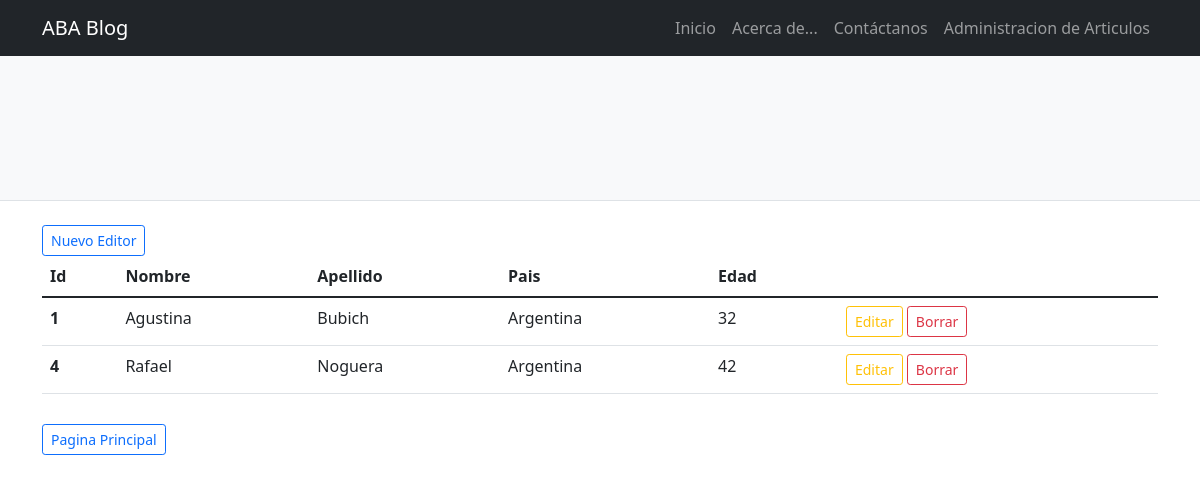
Page /publisher/ on the committed database.
### blog_portal/models.py (models this page shows, shortened)
class Publisher(models.Model):
    name = models.CharField(max_length=30)
    surname = models.CharField(max_length=30)
    country = models.CharField(max_length=30)
    age = models.IntegerField()
    date_created = models.DateTimeField(auto_now_add=True)
    date_updated = models.DateTimeField(auto_now=True)

### panel_article/views.py (the view)
# urls.py: path('publisher/', PublisherPanelView.as_view(), name ="publisher"),
class PublisherPanelView(BaseView, ListView):
    queryset = Publisher.objects.all()
    template_name = "panel_article/publisher_list.html"
    context_object_name = "publisher"

### blog_portal/views.py (called while the page is built)
     def get_context_data(self, **kwargs):
        context = super().get_context_data(**kwargs)
        context['headline'] = Article.objects.filter(is_headline=True).order_by('date_updated').first()
        return context

### panel_article/templates/panel_article/publisher_list.html
{% extends "blog_portal/base.html" %}
{% block portal %}
<main class="flex-shrink-0">
    <div class="container" style="margin-top: 1em;">
     <a type="button" href="{% url 'publisher-create' %}" class="btn btn-sm btn-outline-primary">Nuevo Editor</a>
  <table class="table">
  <thead>
    <tr>
      <th scope="col">Id</th>
      <th scope="col">Nombre</th>
      <th scope="col">Apellido</th>
      <th scope="col">Pais</th>
      <th scope="col">Edad</th>
    </tr>
  </thead>
        <tbody>
          {%for publisher in publisher %}
            <tr>
            <th scope="row">{{publisher.id}}</th>
            <td>{{publisher.name}}</td>
            <td>{{publisher.surname}}</td>
            <td>{{publisher.country}}</td>
            <td>{{publisher.age}}</td>
            <td>
                <a type="button" href="{% url 'publisher-update' publisher.id %}" class="btn btn-sm btn-outline-warning">Editar</a>
                <a type="button" href="{% url 'publisher-delete' publisher.id %}" class="btn btn-sm btn-outline-danger">Borrar</a>
            </td>
            </tr>
          {% endfor %}
        </tbody>
    </table>
    <a type="button" href = "{% url 'main-page' %}" style="margin-top: 1em;" class="btn btn-sm btn-outline-primary" >Pagina Principal</a>
      </div>
  </main>
{% endblock %}

### rows in the picture
Publisher: id "1", name "Agustina", surname "Bubich", country "Argentina", age "32"
Publisher: id "4", name "Rafael", surname "Noguera", country "Argentina", age "42"
